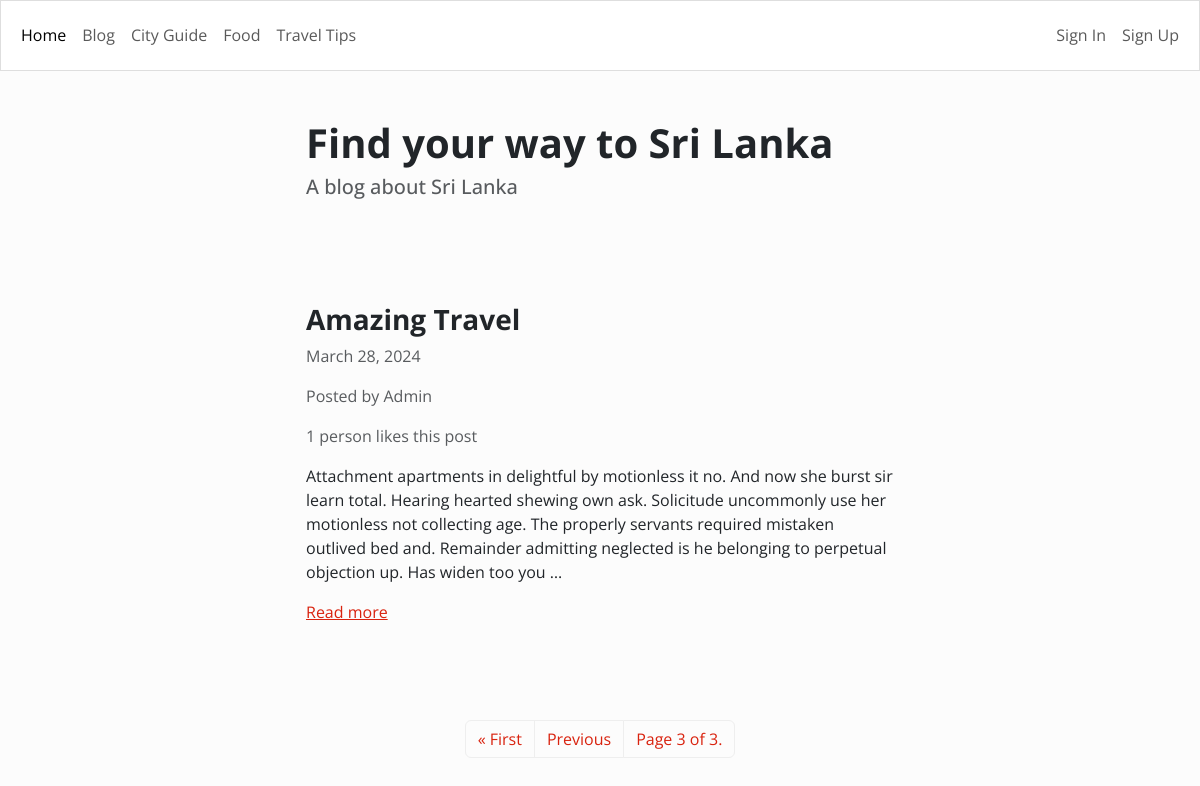
/?page=3, run on the app's committed database.
### blog/models.py (models this page shows)
class Article(models.Model):
	title = models.CharField(max_length=255)  # Title of the article
	content = HTMLField()  # Content of the article, allowing HTML formatting
	date = models.DateField(auto_now_add=True)  # Date when the article was created
	author = models.ForeignKey(User, on_delete=models.CASCADE)  # Author of the article
	featured = models.BooleanField(default=False)  # Indicates if the article is featured
	likes = models.ManyToManyField(User, related_name='likes', blank=True)  # Users who liked the article

### blog/views.py (the view)
# urls.py: path('', Index.as_view(), name='index'),
class Index(ListView):
    model = Article
    queryset = Article.objects.all().order_by('-date')
    template_name = 'blog/index.html'
    paginate_by = 1

### blog/templates/blog/index.html (shortened to what this page needs)
{% extends 'blog/base.html' %}
{% block content %}
<div class="row">
    <div class="col-md-6 col-12 mx-md-auto mx-3 mt-5 mb-5">
        <h1 class="fw-bolder">Find your way to Sri Lanka</h1>
        <h5 class="text-muted">A blog about Sri Lanka</h5>
    </div>
</div>
{% for object in object_list %}
	<div class="row">
		<div class="col-md-6 col-11 mx-md-auto mx-3 mt-5 mb-5">
			<h3 class="fw-bold">{{ object.title }}</h3>
			<p class="text-muted"> {{ object.date }}</p>
			<p class="text-muted">Posted by {{ object.author.username }}</p>
			{% if object.likes.count == 1 %}
				<p class="text-muted">{{ object.likes.count }} person likes this post</p>
			{% else %}
				<p class="text-muted">{{ object.likes.count }} people like this post</p>
			{% endif %}
			<div class="my-3">
				{{ object.content|truncatewords_html:50|safe }}
			</div>
			<a href="{% url 'detail_article' object.id %}">Read more</a>
		</div>
	</div>
<nav>
    <ul class="pagination">
        <div class="mx-auto d-flex flex-row mt-5">
            {% if page_obj.has_previous %}
                <li class="page-item">
                    <a class="page-link" href="?page=1">&laquo; First</a>
                </li>
                <li class="page-item">
                    <a class="page-link" href="?page={{ page_obj.previous_page_number }}">Previous</a>
                </li>
            {% endif %}
            <li class="page-item">
                <a class="page-link" href="#">Page {{ page_obj.number }} of {{ page_obj.paginator.num_pages }}.</a>
            </li>
        </div>
    </ul>
</nav>
{% endfor %}
{% endblock content %}

### data on the page
Article: title "Amazing Travel", date "March 28, 2024", author.username "Admin", likes.count "1", content "Attachment apartments in delightful by motionless it no. And now she burst sir learn total. Hearing hearted shewing own ask. Solicitude uncommonly use her motionless not collecting age. The properly servants required mistaken outlived bed and. Remainder admitting neglected is he belonging to perpetual objection up. Has widen too you …", number "3", paginator.num_pages "3"
